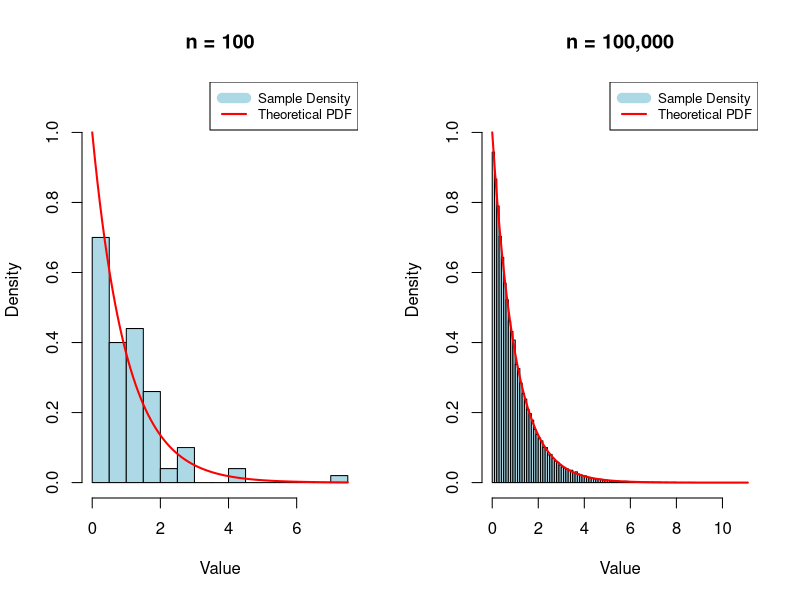
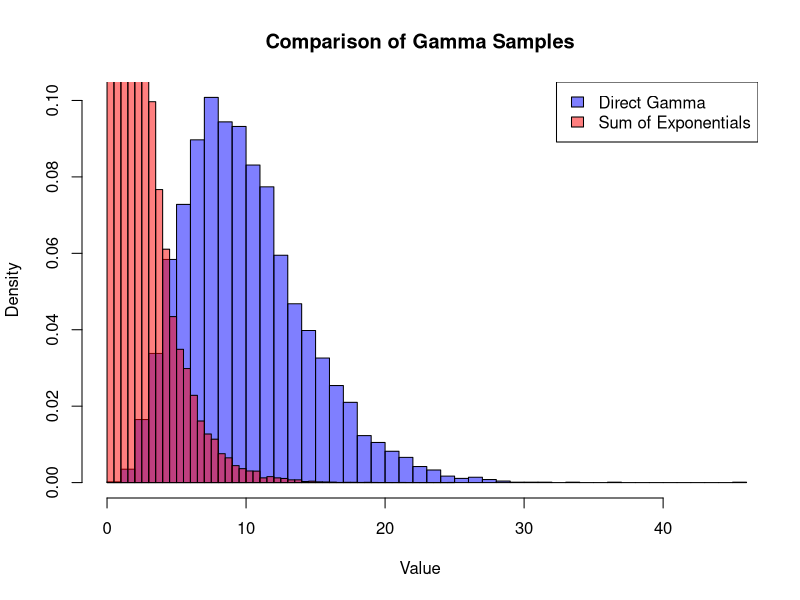

These charts were generated, in order, by the following R code:
## ---- chunk 1
knitr::opts_chunk$set(echo = TRUE, message = FALSE, warning = FALSE)
set.seed(521)
## ---- chunk 2
# number <- 100
# # Define the rate param.
# rate <- .5
# # Define the theoretical mean and variance
# theoretical_mean <- 1/rate
# theoretical_var <- 1/(rate^2)
# 
# # rexp(number, rate = rate)
# 
# paste("Theoretical mean is ", theoretical_mean)
# paste("Theoretical variance is ", theoretical_var)
# print("-----")
# 
# 
# # Create an exponential vector
# sample_100_exponential <- rexp(number, rate = rate)
# 
# 
# # Set values for the sample size 100 mean and variance
# empirical_100_mean <- mean(sample_100_exponential)
# empirical_100_var <- var(sample_100_exponential)
# # Print this out
# paste("Sample size 100, Mean: ", empirical_100_mean)
# paste("Sample size 100, Variance ", empirical_100_var)
# 
# # do some calculations
# empirical_mean_100_diff <- (theoretical_mean - empirical_100_mean) / 100
# empirical_var_100_diff <- (theoretical_var - empirical_100_var) / 100
# paste("Size 100 mean difference: ", empirical_mean_100_diff)
# paste("Size 100 variance difference: ", empirical_var_100_diff)
# 
# 
# # Scale this up to 100K
# big_number <- 100000
# big_number_exponential <- rexp(big_number, rate = rate)
# 
# # Set values for the new larger sample size (mean and variance)
# empirical_hundred_k_mean <- mean(big_number_exponential)
# empirical_hundred_k_var <- var(big_number_exponential)
# 
# paste("Sample size 100K, Mean ", empirical_hundred_k_mean)
# paste("Sample size 100K, Variance ", empirical_hundred_k_var)
# 
# empirical_hundred_k_mean_difference <- (theoretical_mean - empirical_hundred_k_mean) / 100
# empirical_hundred_k_var_difference <- (theoretical_var - empirical_hundred_k_var) / 100
# paste("Size 100K mean difference: ", empirical_hundred_k_mean_difference)
# paste("Size 100K variance differnece: ", empirical_hundred_k_var_difference)
# # mean(rexp(big_number, rate = rate))
# # mean(rexp(big_number, rate = rate))


###########################################################################
## By un-commenting the following lines, making bigger_number set to 1M, even though it takes a little more compute time, we see that the mean and variance falls within 1000th of the actual value every run.
# bigger_number <- 100000000
# paste("Sample size 100000000, Mean ", mean(rexp(bigger_number, rate = rate)))
# paste("Sample size 100000000, Variance ", var(rexp(bigger_number, rate = rate)))


###########################################################################
# Define the rate parameter (lambda)
lambda <- 0.5
# Define the theoretical mean and variance
theoretical_mean <- 1 / lambda
theoretical_variance <- 1 / (lambda^2)

# Function to perform the simulation and comparison
simulate_and_compare <- function(n_samples, lambda_rate) {
  # Generate n samples for inter-arrival times
  samples <- rexp(n_samples, rate = lambda_rate)

  # Compute the empirical mean and variance
  empirical_mean <- mean(samples)
  empirical_variance <- var(samples)

  # Print results
  cat(sprintf("Results for n = %d samples:\n", n_samples))
  cat(sprintf("  Empirical Mean:    %.4f\n", empirical_mean))
  cat(sprintf("  Theoretical Mean:  %.4f\n", theoretical_mean))
  cat(sprintf("  Difference (Mean): %.4f\n", abs(empirical_mean - theoretical_mean)))
  cat(sprintf("  Empirical Variance:    %.4f\n", empirical_variance))
  cat(sprintf("  Theoretical Variance:  %.4f\n", theoretical_variance))
  cat(sprintf("  Difference (Variance): %.4f\n\n", abs(empirical_variance - theoretical_variance)))
}

# Run for n = 100
simulate_and_compare(100, lambda)

# Run for n = 100,000
simulate_and_compare(100000, lambda)
###########################################################################



## ---- chunk 3
# Set a seed for reproducibility
set.seed(123)

# Define the rate parameter (lambda)
lambda <- 1

# Generate data for n = 100
n_100 <- 100
data_100 <- rexp(n_100, rate = lambda)

# Generate data for n = 100,000
n_100k <- 100000
data_100k <- rexp(n_100k, rate = lambda)

# Set up the plotting area to show two plots side-by-side
par(mfrow = c(1, 2))

# Plot for n = 100
hist(data_100, freq = FALSE, breaks = 20, col = "lightblue",
     main = "n = 100", xlab = "Value", ylab = "Density",
     ylim = c(0, lambda * 1.1)) # Adjust ylim for consistency

curve(dexp(x, rate = lambda), col = "red", lwd = 2, add = TRUE)
legend("topright", legend = c("Sample Density", "Theoretical PDF"),
       col = c("lightblue", "red"), lty = c(1, 1), lwd = c(10, 2), cex = 0.8)

# Plot for n = 100,000
hist(data_100k, freq = FALSE, breaks = 100, col = "lightblue",
     main = "n = 100,000", xlab = "Value", ylab = "Density",
     ylim = c(0, lambda * 1.1)) # Adjust ylim for consistency

curve(dexp(x, rate = lambda), col = "red", lwd = 2, add = TRUE)
legend("topright", legend = c("Sample Density", "Theoretical PDF"),
       col = c("lightblue", "red"), lty = c(1, 1), lwd = c(10, 2), cex = 0.8)

# Reset plotting area to default
par(mfrow = c(1, 1))




####################################################################
# h <- hist(sample_100_exponential,
#      probability=TRUE,
#      breaks=20,
#      col="darkmagenta",
#      main="Histogram of exponential sample size 100")
# plot(h, col="darkmagenta")
# xlines <- seq(min(h$breaks),max(h$breaks),length.out=100)
# lines(x = xlines, y = dexp(xlines, rate = rate))
# 
# hb <- hist(big_number_exponential,
#      col="darkmagenta",
#      breaks=100,
#      main="Histogram of exponential sample size 100K")
# plot(hb, col="darkmagenta")
# xlines <- seq(min(hb$breaks),max(hb$breaks),length.out=100)
# lines(x = xlines, y = dexp(xlines, rate = rate))
####################################################################


# x <- sample_100_exponential #crate the sample
# h2 <- hist(x, plot=FALSE) #generate histogram
# plot(h2, col="grey") #plot the histogram of sample_100_exponential
# xlines <-seq(min(h2$breaks),max(h2$breaks),length.out=100) #seq of x for pdf
# lines(x = xlines,y=dexp(xlines,2,1) *length(x)*diff(h2$breaks)[1])
# # # # # 
# x <- big_number_exponential #create the sample
# h3 <- hist(x, plot=FALSE) #generate histogram
# plot(h3, col="darkmagenta") #plot the histogram of big_number_exponential
# xlines <-seq(min(h3$breaks),max(h3$breaks),length.out=100) #seq of x for pdf
# lines(x = xlines,y=dexp(xlines,2,1) *length(x)*diff(h3$breaks)[1])

## ---- chunk 4
# Estimate P(X > s+t | X > s)
s <- 3
t <- 4
conditional_prob_estimate <- sum(data_100k > s+t) / sum(data_100k > s)

# Estimate P(X > t)
unconditional_prob_estimate <- sum(data_100k > t) / n_100k

# Print the results
print(paste("Estimated P(X > 7 | X > 3):", conditional_prob_estimate))
print(paste("Estimated P(X > 4):", unconditional_prob_estimate))

## ---- chunk 5

l <- .5
k <- 5
n_10K <- 10000


# Theoretical values for Gamma distribution
theoretical_mean <- k / l
theoretical_variance <- k / (l^2)

# Create a sample directly using rgamma
direct_gamma_sample <- rgamma(n_10K, shape = k, rate = l)

# Create a sample as the sum of k exponential
exponential_sums <- matrix(rexp(n_10K * k, rate = l))
sample_sum_of_exponentials <- rowSums(exponential_sums)


# View the data
# head(direct_gamma_sample)
# head(sample_sum_of_exponentials)

# Compute mean and variance of both samples
mean_direct_gamma_sample <- mean(direct_gamma_sample)
variance_direct_gamma_sample <- var(direct_gamma_sample)


mean_sample_sum_of_exponentials <- mean(sample_sum_of_exponentials)
var_sample_sum_of_exponentials <- var(sample_sum_of_exponentials)



# Plot histograms
hist(direct_gamma_sample, breaks = 50, col = rgb(0, 0, 1, 0.5),
     main = "Comparison of Gamma Samples", xlab = "Value",
     freq = FALSE, xlim = range(c(direct_gamma_sample, sample_sum_of_exponentials)))
hist(sample_sum_of_exponentials, breaks = 50, col = rgb(1, 0, 0, 0.5), add = TRUE, freq = FALSE)
legend("topright", legend = c("Direct Gamma", "Sum of Exponentials"),
       fill = c(rgb(0, 0, 1, 0.5), rgb(1, 0, 0, 0.5)))
